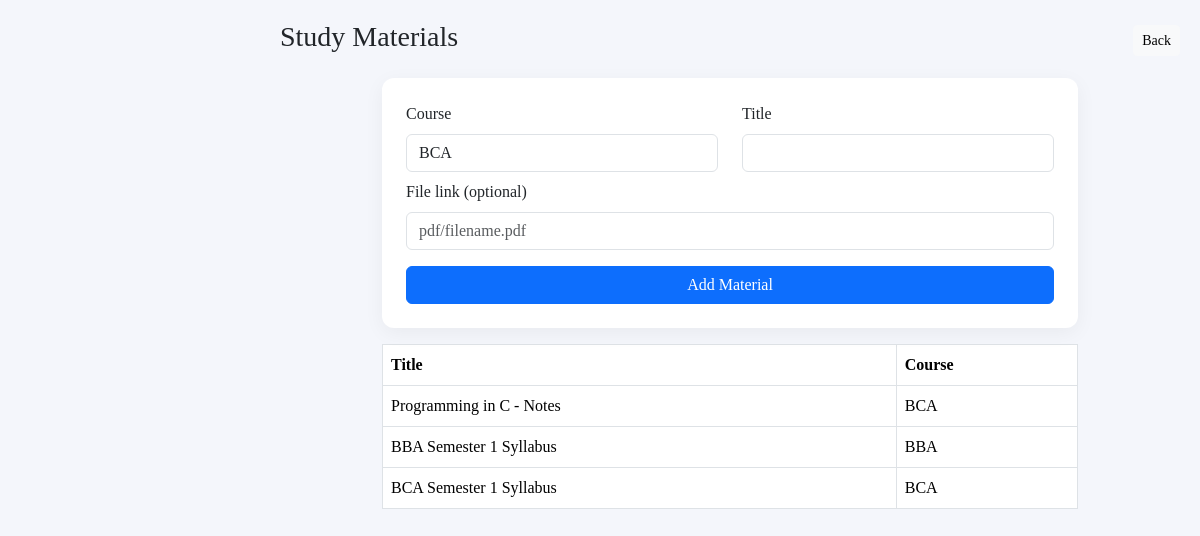
The app's page /TEACHER/material.php (signed in) with its own data.
### tables this page shows
CREATE TABLE IF NOT EXISTS `materials` (
  `id` INT AUTO_INCREMENT PRIMARY KEY,
  `course` VARCHAR(50) NULL,
  `title` VARCHAR(200) NOT NULL,
  `file` VARCHAR(255) NULL
);

### TEACHER/material.php (the view, shortened to what this page needs)
<?php
require __DIR__ . '/../Admin/db.php';
$rows = $conn->query("SELECT * FROM materials ORDER BY id DESC")->fetchAll();
?>
<!DOCTYPE html>
<html lang="en">
<head>
<link href="https://cdn.jsdelivr.net/npm/bootstrap@5.3.2/dist/css/bootstrap.min.css" rel="stylesheet">
<link rel="stylesheet" href="teacher.css">
</head>
<body>
<div class="main"><div class="topbar"><h3>Study Materials</h3><a href="dashboard.php" class="btn btn-light btn-sm">Back</a></div>
<div class="container mt-3" style="max-width:720px">
<form method="post" class="card p-4 mb-3">
<div class="row"><div class="col"><label class="form-label">Course</label><select name="course" class="form-control"><option>BCA</option><option>BBA</option><option>All</option></select></div>
<div class="col"><label class="form-label">Title</label><input name="title" class="form-control" required></div></div>
<label class="form-label mt-2">File link (optional)</label><input name="file" class="form-control mb-3" placeholder="pdf/filename.pdf">
<button class="btn btn-primary">Add Material</button>
</form>
<table class="table table-bordered bg-white"><tr><th>Title</th><th>Course</th></tr>
<?php foreach ($rows as $m): ?><tr><td><?php echo htmlspecialchars($m['title']); ?></td><td><?php echo htmlspecialchars($m['course']); ?></td></tr><?php endforeach; ?>
</table>
</div></div>
</body>
</html>

### TEACHER/teacher.css (style rules this page uses)
body { background:#f4f6fb;font-family:Poppins; }
.main { margin-left:260px;padding:20px; }
.topbar { display:flex;justify-content:space-between;align-items:center; }
.card { border:none;border-radius:12px;box-shadow:0 5px 20px rgba(0,0,0,0.05); }

### records on screen
materials: title "Programming in C - Notes", course "BCA"
materials: title "BBA Semester 1 Syllabus", course "BBA"
materials: title "BCA Semester 1 Syllabus", course "BCA"
